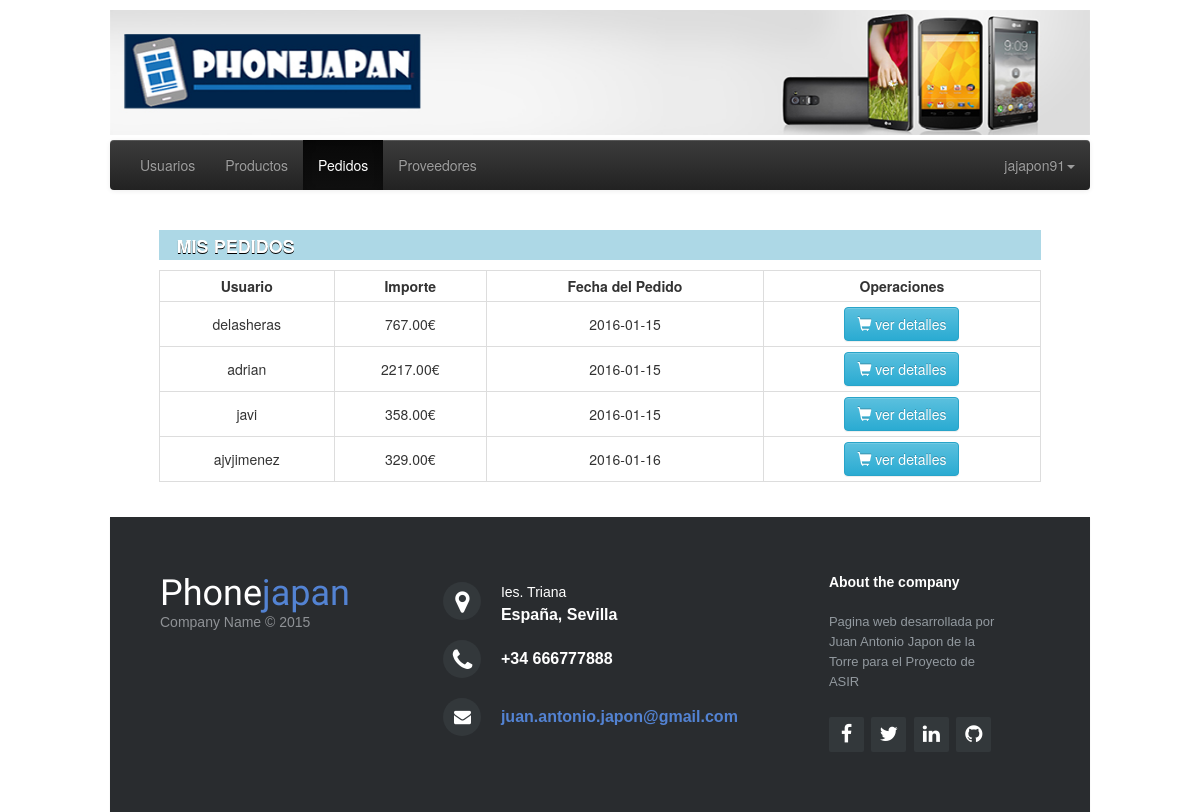
The page /PhoneJapan/apedidos.php (signed in) on the database its author committed.
### tables this page shows
CREATE TABLE IF NOT EXISTS `pedido` (
  `COD_PEDIDO` int(6) NOT NULL,
  `COD_USU` int(6) DEFAULT NULL,
  `FECHA_PED` date DEFAULT NULL,
  `IMPORTE` double(11,2) DEFAULT NULL
);

CREATE TABLE IF NOT EXISTS `usuario` (
  `COD_USU` int(6) NOT NULL,
  `USERNAME` varchar(60) DEFAULT NULL,
  `USERPASS` varchar(60) DEFAULT NULL,
  `ROLE` varchar(20) DEFAULT NULL,
  `ESTADO` varchar(30) DEFAULT NULL,
  `EMAIL` varchar(500) DEFAULT NULL,
  `NOMBRE` varchar(80) DEFAULT NULL,
  `APELLIDOS` varchar(80) DEFAULT NULL,
  `DNI` varchar(9) DEFAULT NULL,
  `FECHA_NAC` date DEFAULT NULL,
  `DIRECCION` varchar(200) DEFAULT NULL,
  `CP` int(5) DEFAULT NULL,
  `CIUDAD` varchar(60) DEFAULT NULL,
  `PROVINCIA` varchar(60) DEFAULT NULL,
  `PAIS` varchar(60) DEFAULT NULL,
  `TLF` int(9) DEFAULT NULL
);

### PhoneJapan/apedidos.php (the view, shortened to what this page needs)
<!DOCTYPE html>
<html lang="en">
<head>
    <link rel="stylesheet" href="./css/style.css">
    <link rel="stylesheet" href="./css/style_buttons.css">
    <link href="css/js-image-slider.css" rel="stylesheet" type="text/css" />
    <link rel="stylesheet" href="css/footer-distributed-with-address-and-phones.css">
    <link rel="stylesheet" href="http://maxcdn.bootstrapcdn.com/font-awesome/4.2.0/css/font-awesome.min.css">
        <link rel="stylesheet" href="https://maxcdn.bootstrapcdn.com/bootstrap/3.3.6/css/bootstrap.min.css">
        <link rel="stylesheet" href="https://maxcdn.bootstrapcdn.com/bootstrap/3.3.6/css/bootstrap-theme.min.css">
</head>
<body>
       <div id="wrapper">
        <div id="header">
               <div id="cabecera">
               </div>
               <nav id="nav" class="navbar-default navbar-inverse" role="navigation">
                    <div class="collapse navbar-collapse" id="bs-example-navbar-collapse-1">
                      <ul class="nav navbar-nav">
                        <li><a href="./ausuarios.php">Usuarios</a></li>
                        <li><a href="./aproductos.php">Productos</a></li>
                        <li class="active"><a href="#">Pedidos</a></li>
                        <li><a href="./aproveedores.php">Proveedores</a></li>
                      </ul>
                      <ul class="nav navbar-nav navbar-right">
                        <li class="dropdown">
                          <a href="#" class="dropdown-toggle" data-toggle="dropdown"><?php echo $_SESSION["usuario"]; ?><span class="caret"></span></a>
                        </li>
                      </ul>
            </nav>
             </div>
            <div id="cuerpo_cesta">
                     <div id="cr_conten_cesta">
                           <div style="width:90%;height:30px;background-color:lightblue;margin:0 auto;margin-bottom:10px;margin-top:30px;"><h4 style="color:white;font-weight:bold;padding-top:7px;margin-left:2%;text-shadow:0px 1px 0px #000">MIS PEDIDOS</h4>
                           </div>
                            <table class="table-bordered" style="width:90%;margin:0 auto;margin-bottom:10px;text-align:center" >
                                <tr >
                                    <th style="padding:5px;text-align:center">Usuario</th>
                                    <th style="padding:5px;text-align:center">Importe</th>
                                    <th style="padding:5px;text-align:center">Fecha del Pedido</th>
                                    <th style="padding:5px;text-align:center">Operaciones</th>
                                </tr>
                            <?php
                                $connection = new mysqli("localhost","root","","phonejapan");
                                $consulta = "SELECT * FROM PEDIDO,USUARIO WHERE PEDIDO.COD_USU=USUARIO.COD_USU";
                                if($result = $connection->query($consulta)){
                                    if($result->num_rows==0){
                                    }else{
                                        if($result = $connection->query($consulta)){
                                                if($result->num_rows==0){
                                                }else{
                                                    while($fila=$result->fetch_object()){
                                                          echo '<tr>
                                                                    <td style="padding:5px">'.$fila->USERNAME.'</td>
                                                                    <td style="padding:5px">'.$fila->IMPORTE.'€</td>
                                                                    <td style="padding:5px">'.$fila->FECHA_PED.'</td>
                                                                    <td style="padding:5px"><a href="javascript:verDetallesPedido('.$fila->COD_PEDIDO.');" class="btn btn-info"><span class="glyphicon glyphicon-shopping-cart"></span> ver detalles</a></td>
                                                                </tr>';
                                                    }
                                                }
                                        }
                                    }
                                }
                            ?>
                            </table>
                     </div>
            </div>
             <footer class="footer-distributed">
                    <div class="footer-left">
                        <h3>Phone<span>japan</span></h3>
                        <p class="footer-company-name">Company Name &copy; 2015</p>
                    </div>
                    <div class="footer-center">
                        <div>
                            <i class="fa fa-map-marker"></i>
                            <p><span>Ies. Triana</span> España, Sevilla</p>
                        </div>
                        <div>
                            <i class="fa fa-phone"></i>
                            <p>+34 666777888</p>
                        </div>
                        <div>
                            <i class="fa fa-envelope"></i>
                            <p><a href="mailto:juan.antonio.japon@gmail.com">juan.antonio.japon@gmail.com</a></p>
                        </div>
                    </div>
                    <div class="footer-right">
                        <p class="footer-company-about">
                            <span>About the company</span>
                            Pagina web desarrollada por Juan Antonio Japon de la Torre para el Proyecto de ASIR
                        </p>
                        <div class="footer-icons">
                            <a href="https://www.facebook.com/juan.a.japon"><i class="fa fa-facebook"></i></a>
                            <a href="https://twitter.com/jajapon91"><i class="fa fa-twitter"></i></a>
                            <a href="https://es.linkedin.com/in/juan-antonio-japon-de-la-torre-466b9952"><i class="fa fa-linkedin"></i></a>
                            <a href="https://github.com/jajapon"><i class="fa fa-github"></i></a>
                        </div>
                    </div>
            </footer>
           </div>
</body>
</html>

### PhoneJapan/css/style.css (style rules this page uses)
body { background-image: url(../imagenes/background.jpg); }
#wrapper { width:980px; margin: 0 auto; height:100%; }
#header { width:100%; height:190px; }
#cabecera { margin-top:10px; width:100%; height:125px; margin-bottom:5px; background-image: url('../imagenes/banner_phonejapan.jpg'); background-size: 100% 100%; background-repeat: no-repeat; }
#cr_conten_cesta { width:100%; }
#cuerpo_cesta { width:100%; overflow: hidden; background-color:white; }

### PhoneJapan/css/footer-distributed-with-address-and-phones.css (style rules this page uses)
.footer-distributed { background-color: #292c2f; box-shadow: 0 1px 1px 0 rgba(0, 0, 0, 0.12); box-sizing: border-box; width: 100%; text-align: left; font: bold 16px sans-serif; padding: 55px 50px; margin-top: 5px; }
.footer-distributed .footer-left, .footer-distributed .footer-center, .footer-distributed .footer-right { display: inline-block; vertical-align: top; }
.footer-distributed .footer-left { width: 30%; }
.footer-distributed h3 { color: #ffffff; font: normal 36px 'Cookie', cursive; margin: 0; }
.footer-distributed h3 span { color: #5383d3; }
.footer-distributed .footer-company-name { color: #8f9296; font-size: 14px; font-weight: normal; margin: 0; }
.footer-distributed .footer-center { width: 45%; }
.footer-distributed .footer-center i { background-color: #33383b; color: #ffffff; font-size: 25px; width: 38px; height: 38px; border-radius: 50%; text-align: center; line-height: 42px; margin: 10px 15px; vertical-align: middle; }
.footer-distributed .footer-center i.fa-envelope { font-size: 17px; line-height: 38px; }
.footer-distributed .footer-center p { display: inline-block; color: #ffffff; vertical-align: middle; margin:0; }
.footer-distributed .footer-center p span { display:block; font-weight: normal; font-size:14px; line-height:2; }
.footer-distributed .footer-center p a { color: #5383d3; text-decoration: none;; }
.footer-distributed .footer-right { width: 20%; }
.footer-distributed .footer-company-about { line-height: 20px; color: #92999f; font-size: 13px; font-weight: normal; margin: 0; }
.footer-distributed .footer-company-about span { display: block; color: #ffffff; font-size: 14px; font-weight: bold; margin-bottom: 20px; }
.footer-distributed .footer-icons { margin-top: 25px; }
.footer-distributed .footer-icons a { display: inline-block; width: 35px; height: 35px; cursor: pointer; background-color: #33383b; border-radius: 2px; font-size: 20px; color: #ffffff; text-align: center; line-height: 35px; margin-right: 3px; margin-bottom: 5px; }

### rows shown on the page
pedido: COD_USU.USERNAME "delasheras", IMPORTE "767.00", FECHA_PED "2016-01-15"
pedido: COD_USU.USERNAME "adrian", IMPORTE "2217.00", FECHA_PED "2016-01-15"
pedido: COD_USU.USERNAME "javi", IMPORTE "358.00", FECHA_PED "2016-01-15"
pedido: COD_USU.USERNAME "ajvjimenez", IMPORTE "329.00", FECHA_PED "2016-01-16"

### other values the page prints
$_SESSION["usuario"] "jajapon91"
